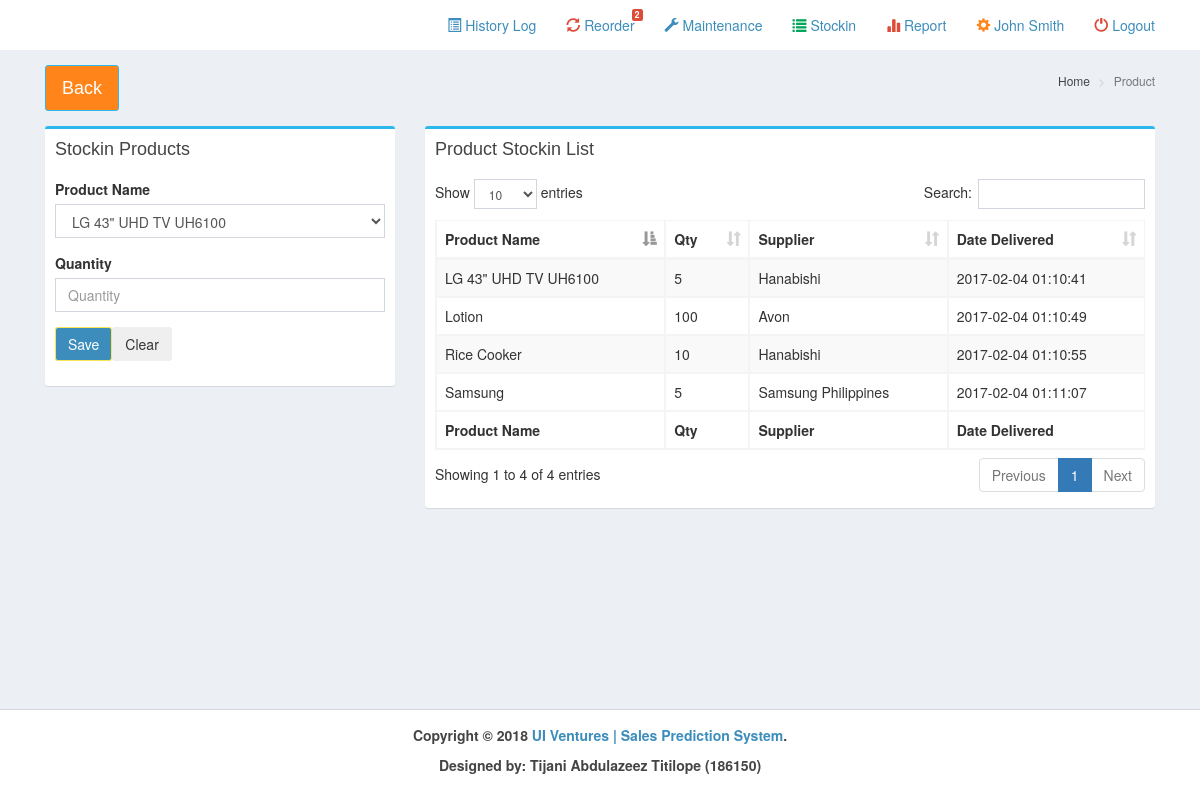
The app's page /pages/stockin.php (signed in), older data.
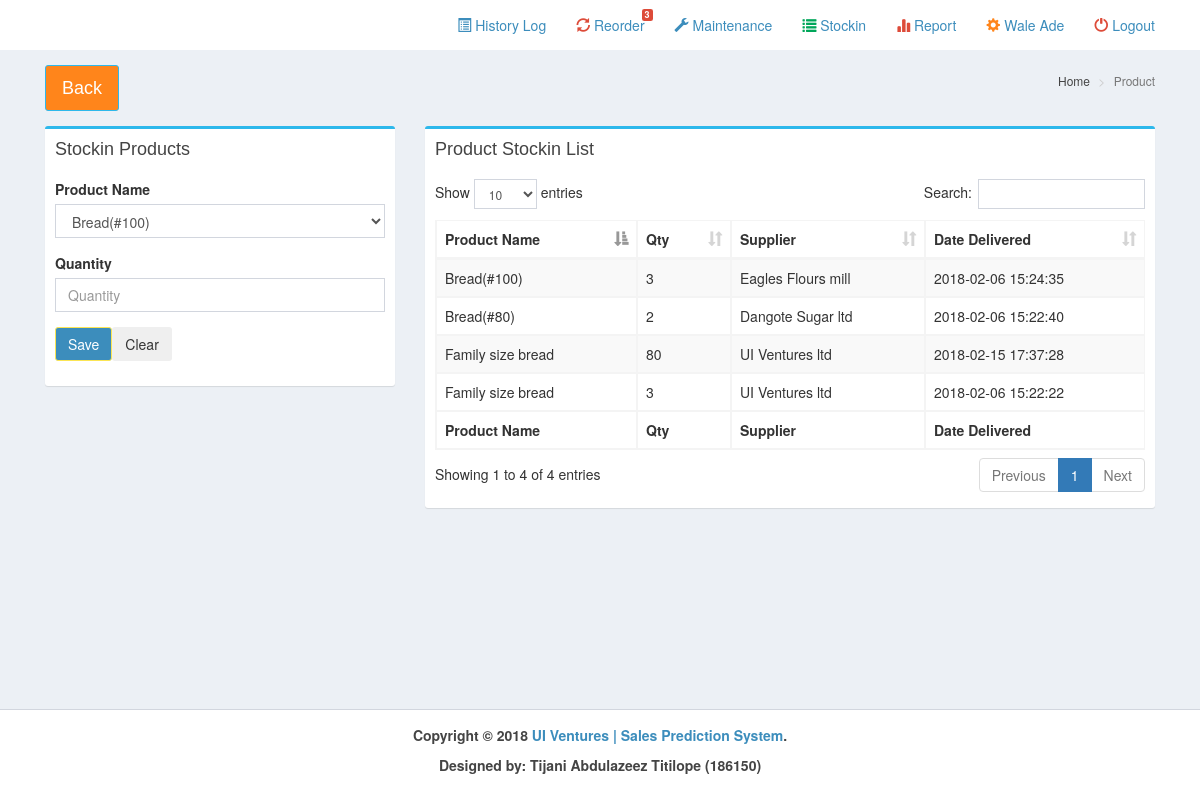
The same page, newer data.
### tables this page shows
CREATE TABLE IF NOT EXISTS `stockin` (
  `stockin_id` int(11) NOT NULL AUTO_INCREMENT,
  `prod_id` int(11) NOT NULL,
  `qty` int(6) NOT NULL,
  `date` datetime NOT NULL,
  `branch_id` int(11) NOT NULL,
  PRIMARY KEY (`stockin_id`)
);

CREATE TABLE IF NOT EXISTS `product` (
  `prod_id` int(11) NOT NULL AUTO_INCREMENT,
  `prod_name` varchar(100) NOT NULL,
  `prod_desc` varchar(500) NOT NULL,
  `prod_price` decimal(10,2) NOT NULL,
  `prod_pic` varchar(300) NOT NULL,
  `cat_id` int(11) NOT NULL,
  `prod_qty` int(11) NOT NULL,
  `branch_id` int(11) NOT NULL,
  `reorder` int(11) NOT NULL,
  `supplier_id` int(11) NOT NULL,
  `serial` varchar(50) NOT NULL,
  PRIMARY KEY (`prod_id`)
);

CREATE TABLE IF NOT EXISTS `supplier` (
  `supplier_id` int(11) NOT NULL AUTO_INCREMENT,
  `supplier_name` varchar(100) NOT NULL,
  `supplier_address` varchar(300) NOT NULL,
  `supplier_contact` varchar(50) NOT NULL,
  PRIMARY KEY (`supplier_id`)
);

### pages/stockin.php (the view, shortened to what the changed rows need)
<!DOCTYPE html>
<html>
  <head>
    <link rel="stylesheet" href="../bootstrap/css/bootstrap.min.css">
    <link rel="stylesheet" href="../plugins/datatables/dataTables.bootstrap.css">
    <link rel="stylesheet" href="../dist/css/AdminLTE.min.css">
    <link rel="stylesheet" href="../plugins/select2/select2.min.css">
    <link rel="stylesheet" href="../dist/css/skins/_all-skins.min.css">
 </head>
  <body class="hold-transition skin-<?php echo $_SESSION['skin'];?> layout-top-nav">
    <div class="wrapper">
      <?php include('../dist/includes/header.php');?>
      <div class="content-wrapper">
        <div class="container">
          <section class="content-header">
            <h1>
              <a class="btn btn-lg btn-warning" href="home.php">Back</a>
            </h1>
          </section>
          <section class="content">
            <div class="row">
	      <div class="col-md-4">
              <div class="box box-primary">
                <div class="box-body">
                  <form method="post" action="stockin_add.php" enctype="multipart/form-data">
                  <div class="form-group">
                    <div class="input-group col-md-12">
                      <select class="form-control select2" name="prod_name" required>
                      <?php
			 include('../dist/includes/dbcon.php');
				$query2=mysqli_query($con,"select * from product where branch_id='$branch' order by prod_name")or die(mysqli_error());
				  while($row=mysqli_fetch_array($query2)){
		      ?>
				    <option value="<?php echo $row['prod_id'];?>"><?php echo $row['prod_name'];?></option>
		      <?php }?>
                    </select>
                    </div>
                  </div>
				</form>
                </div>
              </div>
            </div>
            <div class="col-xs-8">
              <div class="box box-primary">
                <div class="box-body">
                  <table id="example1" class="table table-bordered table-striped">
                    <thead>
                      <tr>
                        <th>Product Name</th>
                        <th>Qty</th>
				        <th>Supplier</th>
				        <th>Date Delivered</th>
                      </tr>
                    </thead>
                    <tbody>
<?php
		$branch=$_SESSION['branch'];
		$query=mysqli_query($con,"select * from stockin natural join product natural join supplier where branch_id='$branch' order by date desc")or die(mysqli_error());
		while($row=mysqli_fetch_array($query)){
?>
                      <tr>
                        <td><?php echo $row['prod_name'];?></td>
                        <td><?php echo $row['qty'];?></td>
            						<td><?php echo $row['supplier_name'];?></td>
            						<td><?php echo $row['date'];?></td>
                      </tr>
<?php }?>
                    </tbody>
                    <tfoot>
                      <tr>
                        <th>Product Name</th>
                        <th>Qty</th>
                        <th>Supplier</th>
                        <th>Date Delivered</th>
                      </tr>
                    </tfoot>
                  </table>
                </div>
            </div>
          </div>
          </section>
        </div>
      </div>
    </div>
  </body>
</html>

### dist/includes/header.php (shortened to what the changed rows need)
<?php
include('../dist/includes/dbcon.php');
$branch=$_SESSION['branch'];
?>
      <header class="main-header">
        <nav class="navbar navbar-static-top">
          <div class="container">
              <div class="navbar-custom-menu">
                <ul class="nav navbar-nav">
                  <li class="dropdown notifications-menu">
                    <a href="#" class="dropdown-toggle" data-toggle="dropdown">
                      <i class="glyphicon glyphicon-refresh text-red"></i> Reorder
                      <span class="label label-danger">
                      <?php
                      $query=mysqli_query($con,"select COUNT(*) as count from product where prod_qty<=reorder and branch_id='$branch'")or die(mysqli_error());
                			$row=mysqli_fetch_array($query);
                			echo $row['count'];
                			?>
                      </span>
                    </a>
                  </li>
				  <li class="">
                    <a href="profile.php" class="dropdown-toggle">
                      <i class="glyphicon glyphicon-cog text-orange"></i>
                      <?php echo $_SESSION['name'];?>
                    </a>
                  </li>
                </ul>
              </div>
          </div>
        </nav>
      </header>

Row changes from the older to the newer data that the page shows:
no longer on this page (row unchanged): stockin: prod.prod_name "Samsung", qty "5", supplier.supplier_name "Samsung Philippines", date "2017-02-04 01:11:07"
no longer on this page (row unchanged): stockin: prod.prod_name "Rice Cooker", qty "10", supplier.supplier_name "Hanabishi", date "2017-02-04 01:10:55"
no longer on this page (row unchanged): stockin: prod.prod_name "Lotion", qty "100", supplier.supplier_name "Avon", date "2017-02-04 01:10:49"
no longer on this page (row unchanged): stockin: prod.prod_name "LG 43\" UHD TV UH6100", qty "5", supplier.supplier_name "Hanabishi", date "2017-02-04 01:10:41"
added stockin: prod.prod_name "Family size bread", qty "80", supplier.supplier_name "UI Ventures ltd", date "2018-02-15 17:37:28"
added stockin: prod.prod_name "Bread(#100)", qty "3", supplier.supplier_name "Eagles Flours mill", date "2018-02-06 15:24:35"
added stockin: prod.prod_name "Bread(#80)", qty "2", supplier.supplier_name "Dangote Sugar ltd", date "2018-02-06 15:22:40"
added stockin: prod.prod_name "Family size bread", qty "3", supplier.supplier_name "UI Ventures ltd", date "2018-02-06 15:22:22"
Text that changed along with them:
$row['count']: "2" → "3"
$_SESSION['name']: "John Smith" → "Wale Ade"
form field prod_name: "LG 43\" UHD TV UH6100" → "Bread(#100)"
